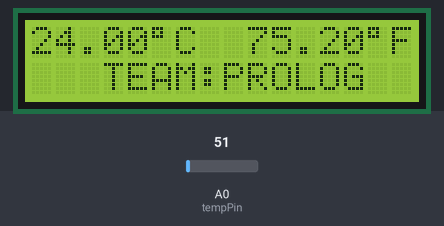
This sketch was run on a simulated Arduino Uno, built with avr-gcc and run on an emulated ATmega328P. Shown: 16×2 character LCD. The test bench sets the inputs (shaded band); at power-on: A0 (tempPin) = 51.

Above: at 1.9 s.
2.0 s: A0 (tempPin) set to 61
At 3.9 s:
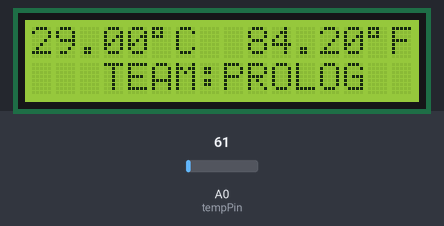
4.2 s: A0 (tempPin) set to 71
At 5.1 s:
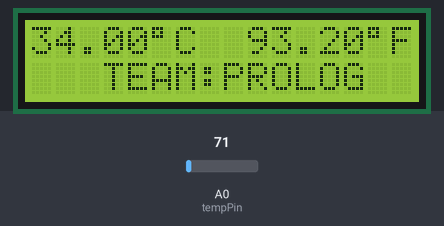
6.2 s: A0 (tempPin) set to 86
At 7.1 s:
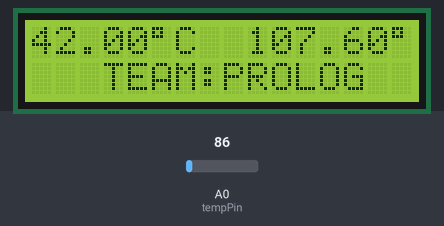
Timing chart, 0 to 9.2 s (numbered marks = the images above; inputs shaded):
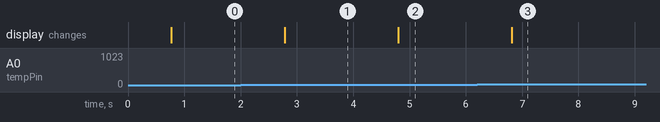

The sketch:

Room_Temperature_Measurer.ino
```cpp
#include <LiquidCrystal.h>
LiquidCrystal lcd(9, 8, 4, 3, 2, 1);
int tempPin = 0;
void setup()
{
lcd.begin(16,2);
lcd.setCursor(5,0);
lcd.print("WELCOME");
lcd.setCursor(3,1);
lcd.print("TEAM:PROLOG");
delay(700);
}
void loop()
{
int temp = analogRead(tempPin);
temp = (temp / 1023.0)* 5000;
float cel = temp/10;
float far = ((cel*9)/5+32);
lcd.clear();
lcd.setCursor(0,0);
lcd.print(cel);
lcd.print(char(223));
lcd.print("C");
lcd.setCursor(9,0);
lcd.print(far);
lcd.print(char(223));
lcd.print("F");
lcd.setCursor(3,1);
lcd.print("TEAM:PROLOG");
delay(1000);
}
```

Measured:
- after the input at 2.0 s, the display: changes after 0.79 s (image 1)
- after the input at 4.2 s, the display: changes after 0.60 s (image 2)
- after the input at 6.2 s, the display: changes after 0.61 s (image 3)
